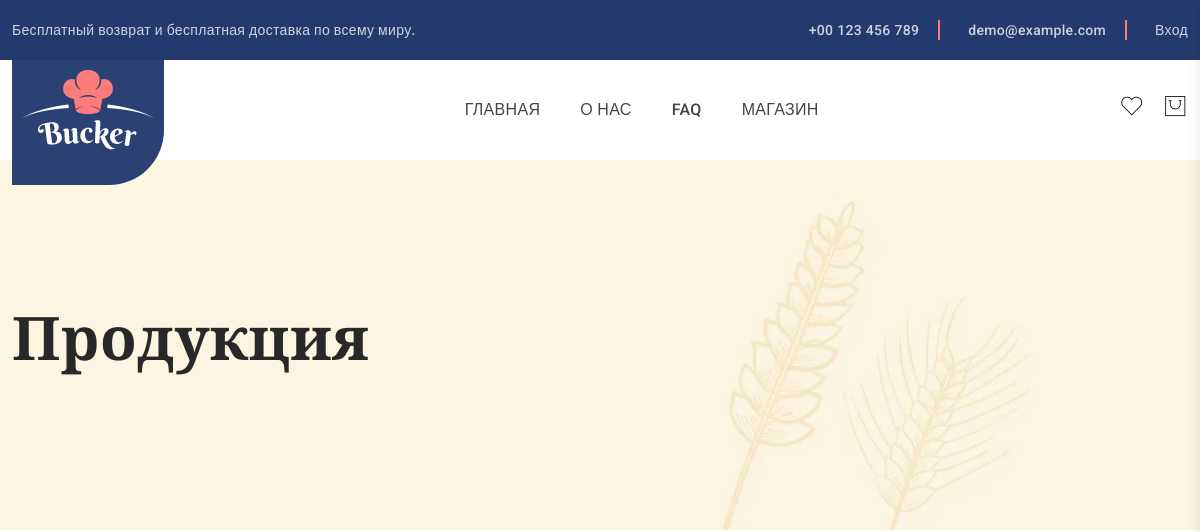
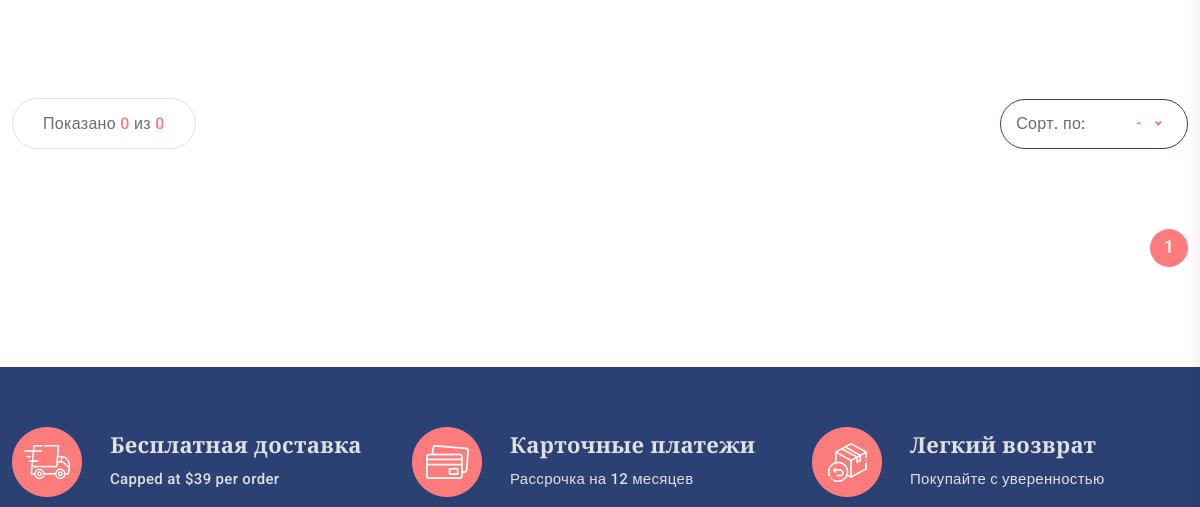
The app's page /shop/ (upper part), older data (2 pictures, top to bottom).
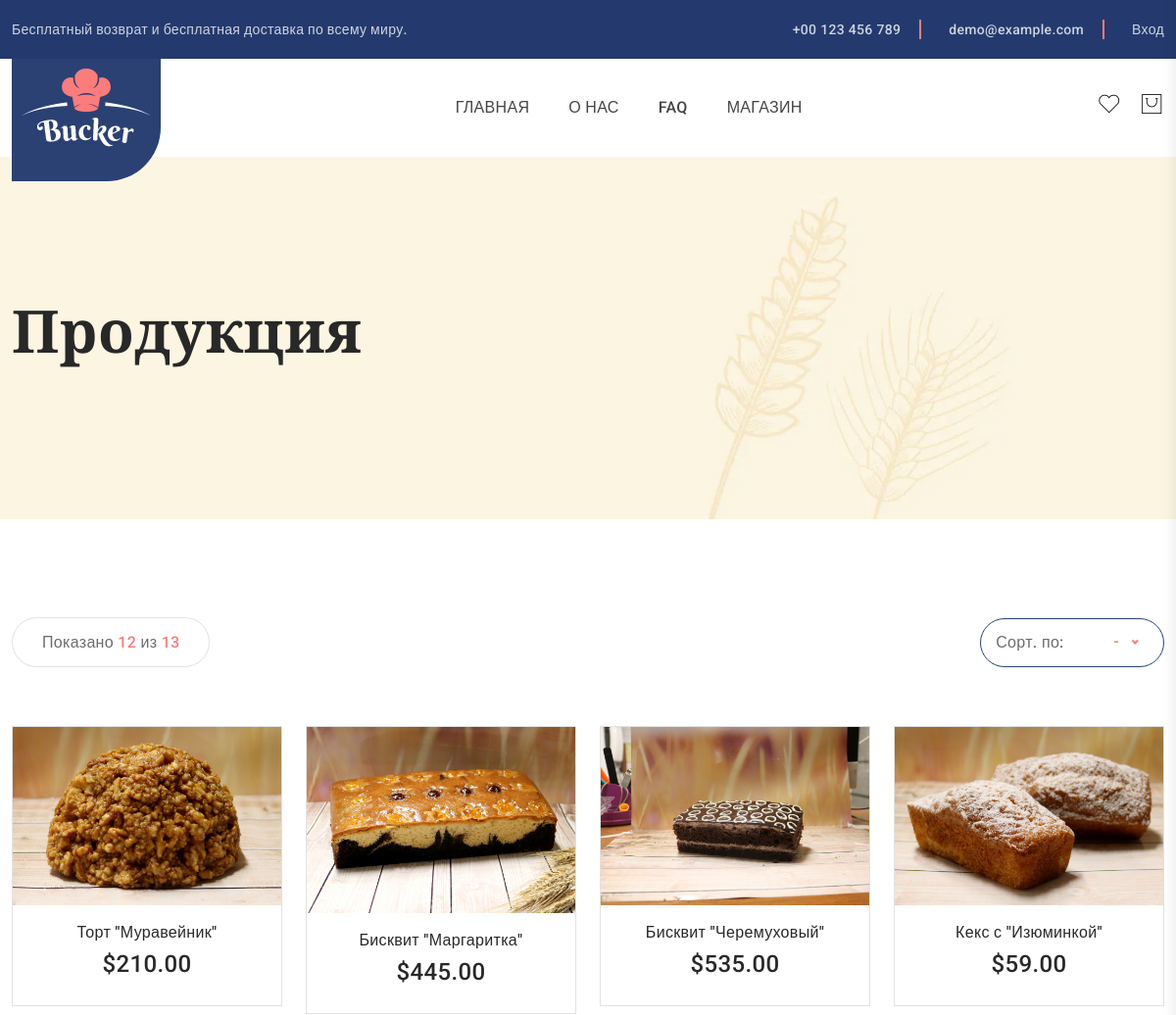
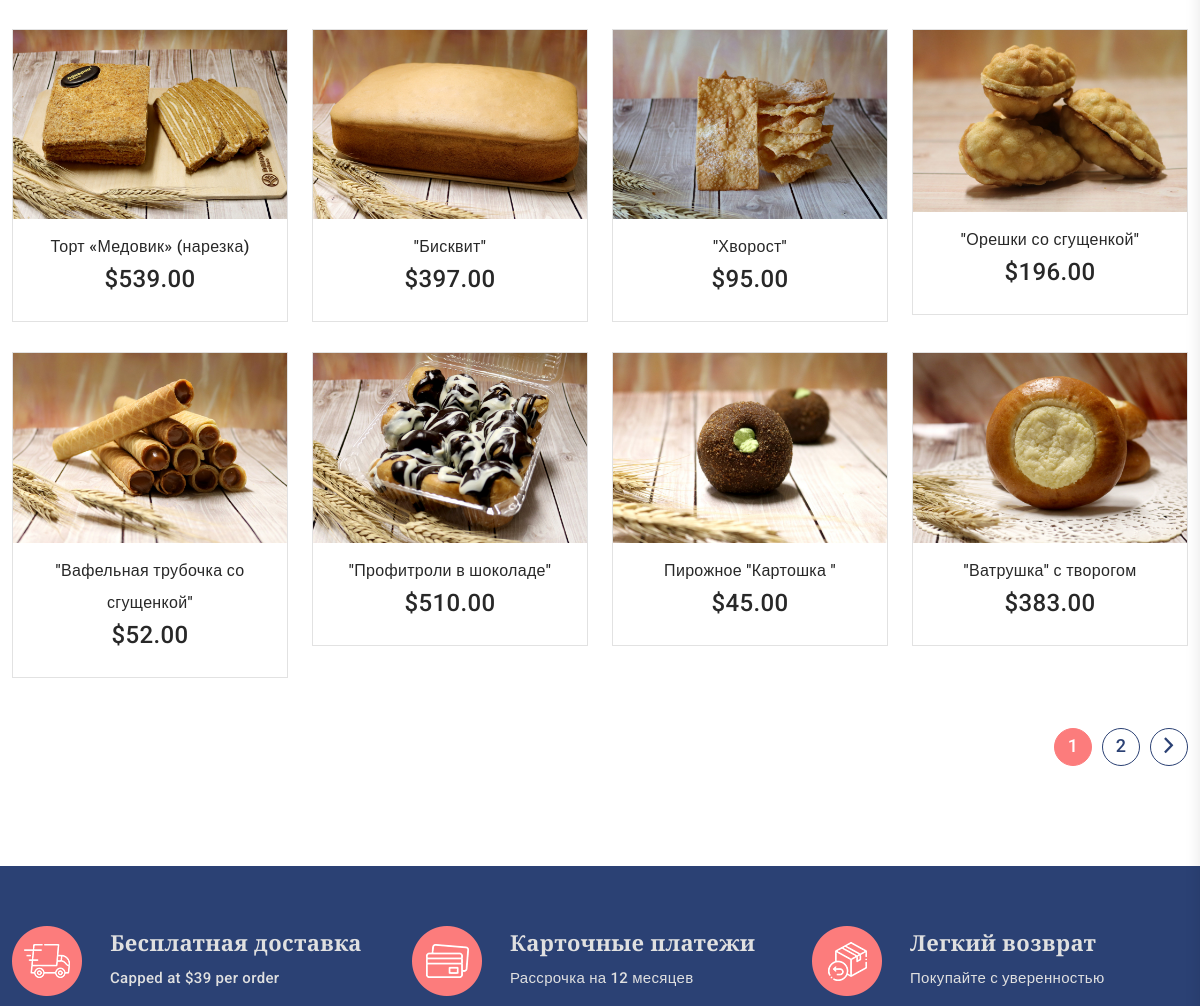
The same page, newer data (2 pictures, top to bottom).
### myapp/models.py (models this page shows, shortened)
class Product(models.Model):
    name = models.CharField(max_length=255)
    description = models.TextField(blank=True)
    price = models.DecimalField(max_digits=8, decimal_places=2)
    image = models.ImageField(upload_to='products/')
    date_of_creation = models.DateTimeField(auto_now_add=True)
    in_stock = models.BooleanField(default=True)

### myapp/views.py (the view)
# urls.py: path('shop/', views.shop, name='shop'),
def shop(request):
    print(request.GET)
    sort = request.GET.get('sort_of_product_select', '1')
    print('SORT =', sort)
    products = Product.objects.all()
    if sort == '3':
        products = products.order_by('-date_of_creation')
    elif sort == '4':
        products = products.order_by('price')
    elif sort == '5':
        products = products.order_by('-price')
    paginator = Paginator(products, 12)
    page_number = request.GET.get('page')
    page_obj = paginator.get_page(page_number)
    return render(request, 'myapp/shop.html', {
        'page_obj': page_obj,
        'products': page_obj.object_list,
        'total': paginator.count
    })

### myapp/context_processors.py (called while the page is built, shortened)
def mini_cart(request):
    return {
        'mini_cart_items': [],
        'mini_cart_total': 0
    }

### myapp/templates/myapp/shop.html (shortened to what the changed rows need)
{% extends "template/base.html" %}
{% load static %}
{% block content %}
    <div class="breadcrumbs_aree breadcrumbs_bg mb-100" data-bgimg="{% static 'img/others/breadcrumbs-bg.png'%}">
        <div class="container">
            <div class="row">
                <div class="col-12">
                    <div class="breadcrumbs_text">
                        <h1>Продукция</h1>
                    </div>
                </div>
            </div>
        </div>
    </div>
    <div class="product_page_section mb-100">
        <div class="container">
            <div class="row">
                <div class="col-lg-12">
                    <div class="product_page_wrapper">
                        <div class="product_sidebar_header mb-60 d-flex justify-content-between align-items-center">
                            <div class="page__amount border">
                               <p>Показано <span>{{ products|length }}</span> из <span>{{ total }}</span> </p>
                            </div>
                        </div>
                        <div class="product_page_gallery">
                            <div class="tab-content" id="myTabContent">
                                <div class="tab-pane fade show active" id="grid">
                                    <div class="row grid__product">
                                        {% for product in products %}
                                        <div class="col-xl-3 col-md-4 col-sm-6">
                                            <article class="single_product wow fadeInUp" data-wow-delay="0.1s" data-wow-duration="1.1s">
                                                <figure>
                                                    <div class="product_thumb">
                                                        <a href="{% url 'product' product.id %}">
                                                            <img src="{{ product.image.url }}" alt="{{ product.name }}">
                                                        </a>
                                                    </div>
                                                    <figcaption class="product_content text-center">
                                                        <h4>
                                                            <a href="{% url 'product' product.id %}">{{ product.name }}</a>
                                                        </h4>
                                                        <div class="price_box">
                                                            <span class="current_price">${{ product.price }}</span>
                                                        </div>
                                                    </figcaption>
                                                </figure>
                                            </article>
                                        </div>
                                        {% endfor %}
                                    </div>
                                </div>
                            </div>
                        </div>
                        <div class="pagination poduct_pagination">
                            <ul>
                                {% for num in page_obj.paginator.page_range %}
                                    {% if page_obj.number == num %}
                                        <li class="current"><span>{{ num }}</span></li>
                                    {% else %}
                                        <li><a href="?page={{ num }}&sort_of_product_select={{ request.GET.sort_of_product_select }}">{{ num }}</a></li>
                                    {% endif %}
                                {% endfor %}
                                {% if page_obj.has_next %}
                                    <li class="next"><a href="?page={{ page_obj.next_page_number }}&sort_of_product_select={{ request.GET.sort_of_product_select }}"><i class="ion-chevron-right"></i></a></li>
                                {% endif %}
                            </ul>
                        </div>
                    </div>
                </div>
            </div>
        </div>
    </div>
{% endblock content %}

Row changes from the older to the newer data that the page shows:
added Product: image (picture), name "Торт \"Муравейник\"", price "210.00"
added Product: image (picture), name "Бисквит \"Маргаритка\"", price "445.00"
added Product: image (picture), name "Бисквит \"Черемуховый\"", price "535.00"
added Product: image (picture), name "Кекс с \"Изюминкой\"", price "59.00"
added Product: image (picture), name "Торт «Медовик» (нарезка)", price "539.00"
added Product: image (picture), name "\"Бисквит\"", price "397.00"
added Product: image (picture), name "\"Хворост\"", price "95.00"
added Product: image (picture), name "\"Орешки со сгущенкой\"", price "196.00"
added Product: image (picture), name "\"Вафельная трубочка со сгущенкой\"", price "52.00"
added Product: image (picture), name "\"Профитроли в шоколаде\"", price "510.00"
added Product: image (picture), name "Пирожное \"Картошка \"", price "45.00"
added Product: image (picture), name "\"Ватрушка\" с творогом", price "383.00"
Text that changed along with them:
{{ products|length }}: "0" → "12"
{{ total }}: "0" → "13"
new list line: "2"
